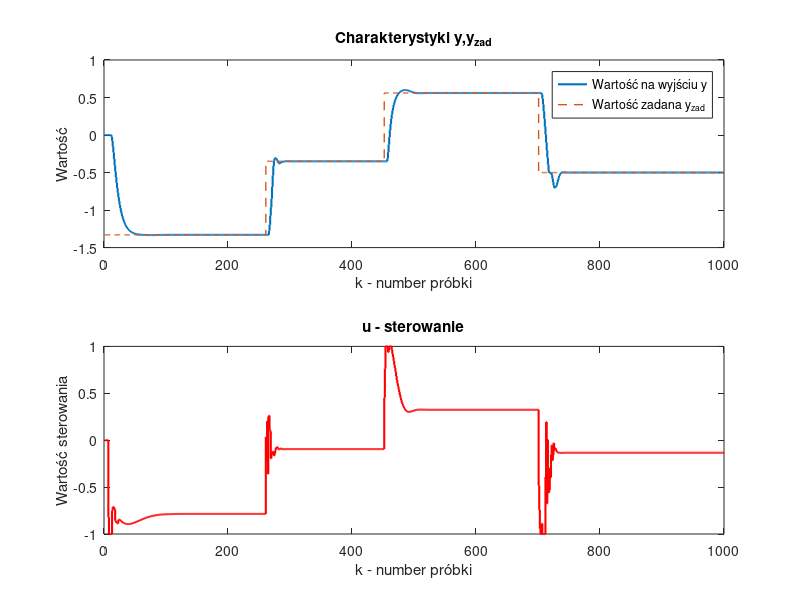

MATLAB code to generate this figure: (Note: this script raises an error after producing the figure.)

clear;
kk=1000;
Upp = 0;
Ypp =0;
u(1:kk)=Upp;
y(1:kk)=Ypp;
e(1:kk) = 0;
q = zeros(kk,4);
q4= zeros(kk,4);
q3= zeros(kk,4);
q2 = zeros(kk,4);
q1 = zeros(kk,4);
%% Przykładowe wartości zadanej yzad
yzad(1:260)=-1.33;
yzad(261:451)= -0.35;
yzad(452:700) = 0.56;
yzad(701:1000) = -0.5;
alpha1 = -1.489028;
alpha2 = 0.535261;
beta1 = 0.012757;
beta2 = 0.010360;
x1(1:kk) =0;
x2(1:kk) = 0;
w10(1,1)=-7.5439464038e-001; w1(1,1)=-2.4729260747e-001; w1(1,2)=2.1618095860e-001; w1(1,3)=1.3359820237e-001; w1(1,4)=-5.8677024284e-001; 
w10(2,1)=4.4940855926e-002; w1(2,1)=-1.1527615738e+000; w1(2,2)=-3.0334457972e-002; w1(2,3)=-6.2598120076e-001; w1(2,4)=3.4160399221e-001; 
w10(3,1)=-8.9519937766e-001; w1(3,1)=1.9962520740e+000; w1(3,2)=3.2069660162e-001; w1(3,3)=7.6220186302e-001; w1(3,4)=-5.2518129694e-001; 
w10(4,1)=-2.1199101214e-001; w1(4,1)=1.8592984543e-001; w1(4,2)=-3.1615014427e-001; w1(4,3)=-1.5501919643e+000; w1(4,4)=1.2909028419e+000; 
w10(5,1)=6.9720807584e-001; w1(5,1)=-9.7487164023e-002; w1(5,2)=1.1623968610e-001; w1(5,3)=-5.5126805074e-002; w1(5,4)=-5.2284139926e-001; 
w10(6,1)=-1.7680498293e-001; w1(6,1)=-3.9689581962e-001; w1(6,2)=-1.5263336482e-001; w1(6,3)=-5.2756825763e-001; w1(6,4)=5.6212207388e-001; 
w10(7,1)=2.6054205492e-001; w1(7,1)=1.6637103093e+000; w1(7,2)=2.4489524567e+000; w1(7,3)=3.7552421676e-002; w1(7,4)=-3.3059585842e-002; 
w10(8,1)=-5.7468889881e-001; w1(8,1)=2.4135554671e+000; w1(8,2)=-6.9066250808e-002; w1(8,3)=6.0784960052e-001; w1(8,4)=-8.3426547907e-001; 
w20=-3.8317011942e-001; w2(1)=-1.2014429213e+000; w2(2)=-4.8003235080e-002; w2(3)=-6.1687596498e-002; w2(4)=-1.1175435762e+000; w2(5)=-9.3511553201e-001; w2(6)=3.6100482489e-001; w2(7)=2.5383062952e-002; w2(8)=7.3579113574e-002;
delta = 1e-5;
d(1:kk) = 0;
teta = 5;
y_ob(1:kk) = 0;
N = 77;
Nu=109;
%% Pętla regulatora
lambda = 1.36;
Umax =1;
Umin = -1;

for k=7:kk
    g1 = (exp(7.5 * u(k-5))-1)/(exp(7.5*u(k-5))+1);
    x1(k) = -alpha1 * x1(k-1) + x2(k-1) + beta1 * g1;
    x2(k) = -alpha2 * x1(k-1) + beta2 *g1;
    g2 = 1.2 * (1 - exp(-1.5 * x1(k)));
    y_ob(k) = g2;
    q(k,:) =  [u(k-teta) u(k-teta-1) y_ob(k-1) y_ob(k-2)];
    q1(k,:) = [u(k-teta)+delta u(k-teta-1) y_ob(k-1) y_ob(k-2)];
    q2(k,:) = [u(k - teta) u(k-teta-1)+delta y_ob(k-1) y_ob(k-2)];
    q3(k,:) = [u(k-teta) u(k-teta-1) y_ob(k-1)+delta y_ob(k-2)];
    q4(k,:) = [u(k-teta) u(k-teta-1) y_ob(k-1) y_ob(k-2)+delta];
    y(k) = w20 + w2*tanh(w10 + w1*q(k,:)');
    b5 =  (w20 + w2*tanh(w10 + w1*q1(k,:)') - y(k))/delta;
    b6 =  (w20 + w2*tanh(w10 + w1*q2(k,:)') - y(k))/delta;
    b = [0,0,0,0,b5,b6];
    a1 =  - (w20 + w2*tanh(w10 + w1*q3(k,:)') - y(k))/delta;
    a2 =  - (w20 + w2*tanh(w10 + w1*q4(k,:)') - y(k))/delta;
    a = [a1,a2];
    d(k) = y_ob(k) -y(k);
    Y_swobodne(1:N) = 0 ;
    for i=1:N
        if i>=3
            q_pred = [u(k+min(-1,-teta+i)) u(k+min(-1,-teta+i-1)) Y_swobodne(i-1) Y_swobodne(i-2)];
        elseif i==2
            q_pred = [u(k+min(-1,-teta+i)) u(k+min(-1,-teta+i-1)) Y_swobodne(i-1) y_ob(k)];
        else
            q_pred = [u(k+min(-1,-teta+i)) u(k+min(-1,-teta+i-1)) y_ob(k-1+i) y_ob(k-2+i)];
        end
        Y_swobodne(i) = w20 + w2*tanh(w10 + w1*q_pred')+ d(k);
    end
    s(1:N) = 0;
    for j=1:N
        b_czlon = 0;
        a_czlon = 0;
        for i=1:min(j,length(b))
            b_czlon = b_czlon + b(i);
        end
        for p = 1:min(j-1,length(a))
             a_czlon = a_czlon + (a(p) * s(j-p));
        end
        s(j) = b_czlon - a_czlon;
    end
    M = zeros(N,Nu);
    % Macierz M
        for i = 1:N
            for j = 1:Nu
                if (i-j+1) > 0
                    M(i,j) = s(i-j+1);
                end
            end
        end
        Alpha = eye(Nu, Nu) * lambda;
        Yzadk = yzad(k) * ones(N, 1);
        K = inv(M' * M + Alpha) * M';
        dU = K * (Yzadk - Y_swobodne');
        u(k) = dU(1) + u(k-1);
        u(k) = max(min(u(k), Umax), Umin);
        e(k) = (yzad(k) -y_ob(k));
end
sum(e.^2)
%% Przygotowanie wykresów i wizualizacja
t = linspace(1,kk,kk);
figure
subplot(2,1,2)
stairs(t,u,'LineWidth',1.5, Color='r');
title('u - sterowanie');
xlabel('k - number próbki');
ylabel("Wartość sterowania")
subplot(2,1,1)
% matlab2tikz ('zad4PID_u.tex' , 'showInfo' , false)
stairs(t,y_ob,'LineWidth',1.5);
hold on
stairs(t,yzad,'LineWidth',1, 'LineStyle','--');
title('Charakterystyki y,y_{zad}');
xlabel('k - number próbki');
ylabel('Wartość')
legend("Wartość na wyjściu y", "Wartość zadana y_{zad}",Location="northwest")
matlab2tikz ('zad4_1_N170Nu30lambda15.tex' , 'showInfo' , false)